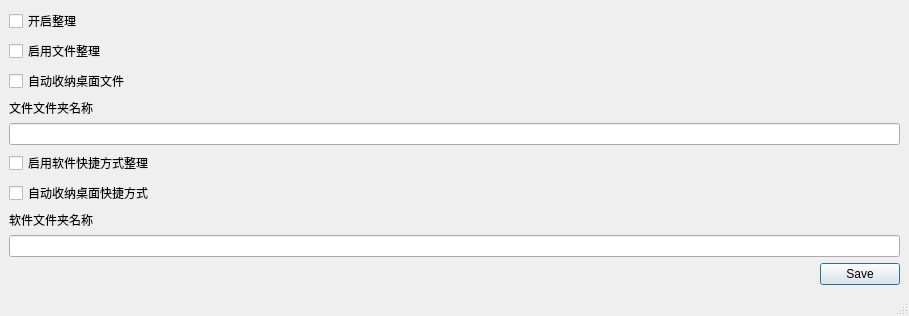
<?xml version="1.0" encoding="UTF-8"?>
<ui version="4.0">
 <class>MainWindow</class>
 <widget class="QMainWindow" name="MainWindow">
  <property name="geometry">
   <rect>
    <x>0</x>
    <y>0</y>
    <width>909</width>
    <height>290</height>
   </rect>
  </property>
  <property name="windowTitle">
   <string>MainWindow</string>
  </property>
  <widget class="QWidget" name="centralwidget">
   <layout class="QFormLayout" name="formLayout">
    <item row="0" column="0" colspan="2">
     <layout class="QVBoxLayout" name="verticalLayout_3">
      <item>
       <widget class="QCheckBox" name="OpenDesktopManager">
        <property name="text">
         <string>开启整理</string>
        </property>
       </widget>
      </item>
      <item>
       <layout class="QVBoxLayout" name="verticalLayout_2">
        <item>
         <widget class="QCheckBox" name="FileAble">
          <property name="text">
           <string>启用文件整理</string>
          </property>
         </widget>
        </item>
        <item>
         <widget class="QCheckBox" name="FileAuto">
          <property name="text">
           <string>自动收纳桌面文件</string>
          </property>
         </widget>
        </item>
        <item>
         <widget class="QLabel" name="FileDirInputLabel">
          <property name="text">
           <string>文件文件夹名称</string>
          </property>
         </widget>
        </item>
        <item>
         <widget class="QLineEdit" name="FireDirInput"/>
        </item>
       </layout>
      </item>
      <item>
       <layout class="QVBoxLayout" name="verticalLayout">
        <item>
         <widget class="QCheckBox" name="SoftwareAble">
          <property name="text">
           <string>启用软件快捷方式整理</string>
          </property>
         </widget>
        </item>
        <item>
         <widget class="QCheckBox" name="SoftwareAuto">
          <property name="text">
           <string>自动收纳桌面快捷方式</string>
          </property>
         </widget>
        </item>
        <item>
         <widget class="QLabel" name="SoftwareDirInputLabel">
          <property name="text">
           <string>软件文件夹名称</string>
          </property>
         </widget>
        </item>
        <item>
         <widget class="QLineEdit" name="SoftwareDirInput"/>
        </item>
       </layout>
      </item>
      <item>
       <widget class="QDialogButtonBox" name="SaveOrCanel">
        <property name="standardButtons">
         <set>QDialogButtonBox::Save</set>
        </property>
       </widget>
      </item>
     </layout>
    </item>
   </layout>
  </widget>
  <widget class="QMenuBar" name="menubar">
   <property name="geometry">
    <rect>
     <x>0</x>
     <y>0</y>
     <width>909</width>
     <height>23</height>
    </rect>
   </property>
  </widget>
  <widget class="QStatusBar" name="statusbar"/>
 </widget>
 <resources/>
 <connections/>
</ui>
